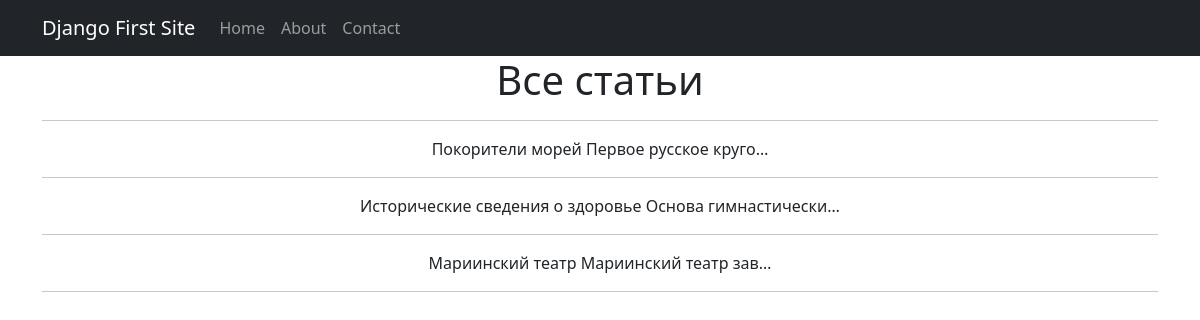
Page /news/ on the committed database.
### news/models.py (models this page shows, shortened)
class Post(models.Model):
    news = 'NW'
    article = 'AR'
    CATEGORY_CHOICES = [
        (news, 'Новость'),
        (article, 'Статья')
    ]
    post_author = models.ForeignKey(Author, on_delete=models.CASCADE)
    category_type = models.CharField(max_length=2, choices=CATEGORY_CHOICES,
                                     default=article)
    post_date = models.DateTimeField(auto_now_add=True)
    post_category = models.ManyToManyField(Category, through='PostCategory')
    post_title = models.CharField(max_length=128)
    post_text = models.TextField()
    post_rating = models.SmallIntegerField(default=0)

### news/views.py (the view)
# urls.py: path('', PostList.as_view()),
class PostList(ListView):
    model = Post
    ordering = '-post_date'
    template_name = 'news.html'
    context_object_name = 'news'

### news/templates/news/news.html (shortened to what this page needs)
{% extends 'flatpages/default.html' %}
{% block content %}
<h1>Все статьи</h1>
<hr>
{% if news %}
    {% for post in news %}
        {{ post.post_title }}
        {{ post.post_text|truncatechars:21}}
        <hr>
    {% endfor %}
{% else %}
    <h1>Извините на данный момент статей нет</h1>
{% endif %}
{% endblock content %}

### rows in the picture
Post: post_title "Покорители морей", post_text "Первое русское круго…"
Post: post_title "Исторические сведения о здоровье", post_text "Основа гимнастически…"
Post: post_title "Мариинский театр", post_text "Мариинский театр зав…"
